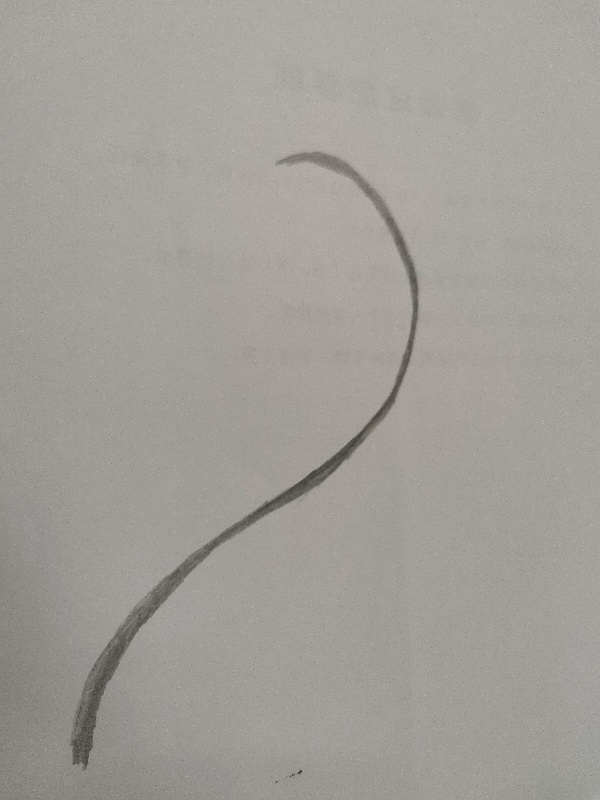
#> input picture OpenCV预处理/laser02.jpg, 600 x 800 px
$ python '中值滤波.py'
#> lines starting #> are read from the running program, lines starting #| are printed output that depends on the picture; after the words box and inside, x2 and y2 are one past the last pixel; in counts of white or black regions, pixels touching at a corner belong together
### OpenCV预处理/Morphology.py
import cv2
import numpy as np
def Resize(img):
    res = cv2.resize(img,(600,800))
    cv2.imwrite("laser02.jpg",res)

# [4 lines left out: function Erode, not called in this run]
def Dilation(gray_img,ksize = 5):
    kernel = np.ones((ksize, ksize), np.uint8)
    dilation = cv2.dilate(gray_img, kernel, iterations=1)
    return dilation
def Opening(gray_img,ksize = 5):
    """
    去除外部的零散点
    :param gray_img:
    :param ksize:
    :return:
    """
    kernel = np.ones((ksize, ksize), np.uint8)
    opening = cv2.morphologyEx(gray_img, cv2.MORPH_OPEN, kernel)
    return opening
def Closig(gray_img,ksize = 5):
    """
    #填充前景物中的小洞，或者小黑点
    :param gray_img:
    :param ksize:
    :return:
    """
    kernel = np.ones((ksize, ksize), np.uint8)
    closing = cv2.morphologyEx(gray_img, cv2.MORPH_CLOSE, kernel)
    return closing

### OpenCV预处理/中值滤波.py
#!/usr/bin/env python
# -*- coding: utf-8 -*-
# Auther: Liu
import cv2
import numpy as np
import  matplotlib.pyplot as plt
from OpenCV预处理.Morphology import *

def Drawing():
    plt.figure()
    plt.subplot(231)
    plt.imshow(thresh,'gray')
    plt.title("thresh")
    plt.axis("off")
    plt.subplot(232)
    plt.imshow(media,'gray')
    plt.title("media")
    plt.axis("off")
    plt.subplot(233)
    plt.imshow(open,'gray')
    plt.title("open")
    plt.axis("off")
    plt.subplot(234)
    plt.imshow(close,'gray')
    plt.title("close")
    plt.axis("off")
    plt.subplot(235)
    plt.imshow(dilation,'gray')
    plt.title("dilation")
    plt.axis("off")
    plt.subplot(236)
    plt.imshow(media3,'gray')
    plt.title("media2")
    plt.axis("off")
    plt.show()
img = cv2.imread('laser02.jpg')
#> img is the input picture: shape (800, 600, 3); mean B, G, R 153.6, 158.3, 162
gray = cv2.cvtColor(img,cv2.COLOR_BGR2GRAY)
threval = 125
ret,thresh = cv2.threshold(gray,threval,255,cv2.THRESH_BINARY_INV)
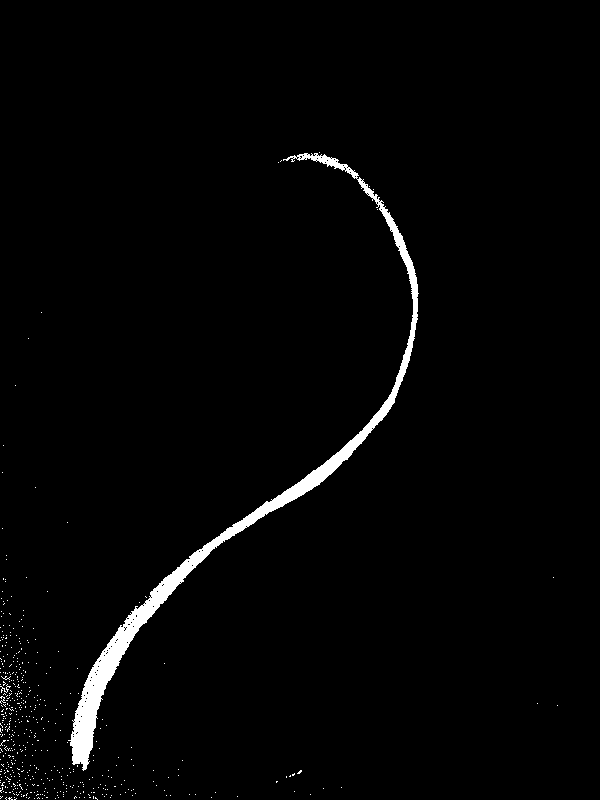
#> thresh: shape (800, 600); 2% white; 499 white regions (497 under 20 px), largest, box (x1, y1, x2, y2) and area: (68, 153, 419, 771) 8872, (0, 684, 11, 693) 30
#> ret = 125
media = cv2.medianBlur(thresh,3)
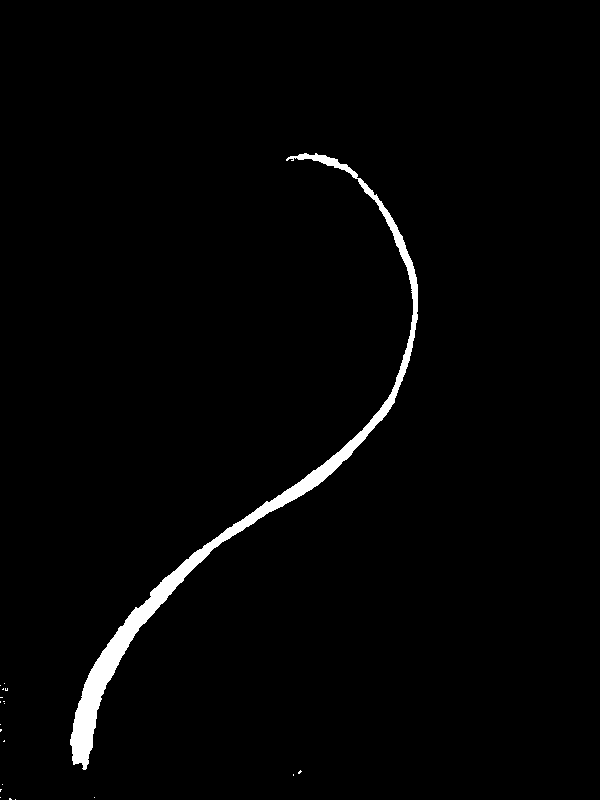
#> media: shape (800, 600); 1.9% white; 20 white regions (19 under 20 px), largest, box (x1, y1, x2, y2) and area: (70, 153, 418, 770) 8946
media2 = cv2.medianBlur(media,3)
#> media2: shape (800, 600); 1.9% white; 7 white regions (6 under 20 px), largest, box (x1, y1, x2, y2) and area: (70, 153, 418, 770) 8947
media3 = cv2.medianBlur(media2,5)
#> media3: shape (800, 600); 1.9% white; 1 white region, box (x1, y1, x2, y2) and area: (70, 153, 418, 769) 8940
dilation = Dilation(media3)
#> in Dilation, `dilation = cv2.dilate(gray_img, kernel, iterations=1)`:
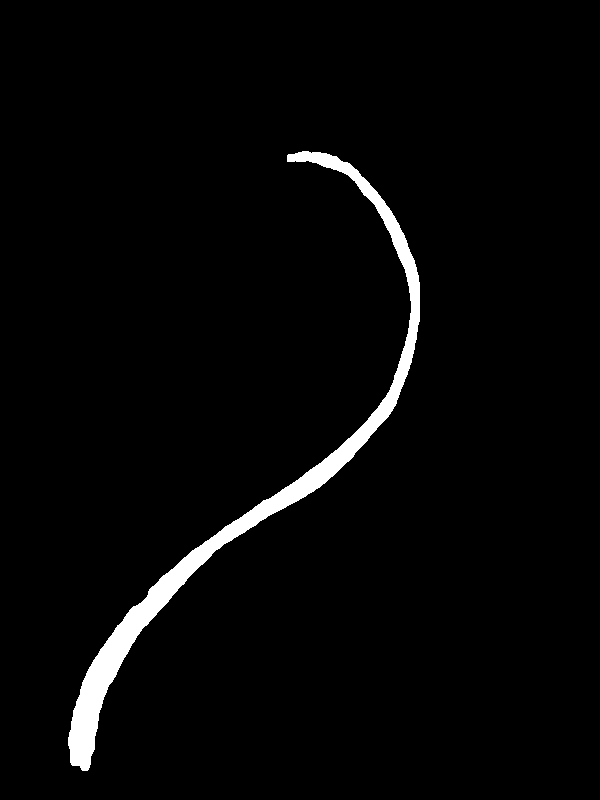
#> dilation: shape (800, 600); 2.8% white; 1 white region, box (x1, y1, x2, y2) and area: (68, 151, 420, 771) 13320
cv2.imshow("01",dilation)
#cv2.imwrite("laser_bin.jpg",dilation)
open = Opening(media)
#> in Opening, `opening = cv2.morphologyEx(gray_img, cv2.MORPH_OPEN, kernel)`: opening: shape (800, 600); 1.8% white; 5 white regions, box (x1, y1, x2, y2) and area: (70, 314, 418, 765) 7491, (379, 205, 418, 312) 777, (312, 155, 348, 170) 261, (298, 154, 309, 160) 60, (364, 187, 373, 195) 56
close = Closig(open)
#> in Closig, `closing = cv2.morphologyEx(gray_img, cv2.MORPH_CLOSE, kernel)`: closing: shape (800, 600); 1.8% white; 3 white regions, box (x1, y1, x2, y2) and area: (70, 205, 418, 765) 8283, (298, 154, 348, 170) 333, (364, 187, 373, 195) 56
dilation = Dilation(open)
#> call 2 of Dilation, with ksize = 5
#> in Dilation (call 2), `dilation = cv2.dilate(gray_img, kernel, iterations=1)`:
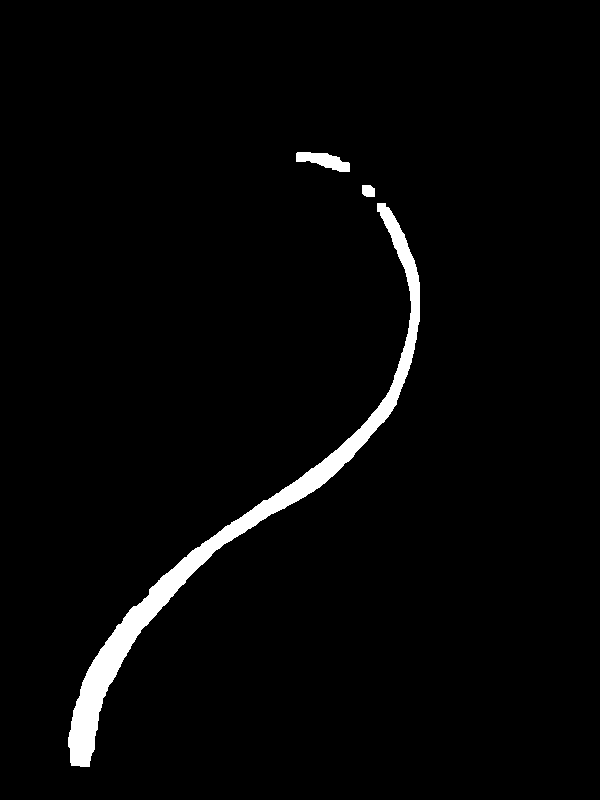
#> dilation: shape (800, 600); 2.7% white; 3 white regions, box (x1, y1, x2, y2) and area: (68, 203, 420, 767) 12067, (296, 152, 350, 172) 617, (362, 185, 375, 197) 140
Drawing()
